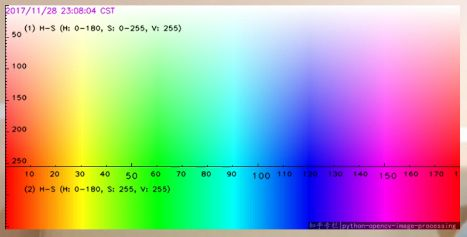
#> input picture models/omes/Detección-de-colores/Model02/screen.jpg, 467 x 237 px, given in place of the camera
$ python program05.py
#> lines starting #> are read from the running program, lines starting #| are printed output that depends on the picture; after the words box and inside, x2 and y2 are one past the last pixel; in counts of white or black regions, pixels touching at a corner belong together
import cv2
import numpy as np

cap=cv2.VideoCapture(1)

azulBajo = np.array([100,100,20],np.uint8)
azulAlto = np.array([125,255,255],np.uint8)
while True:

    ret,frame=cap.read()
#> frame is the input picture: shape (237, 467, 3); mean B, G, R 169.8, 172.2, 171.8

    if ret==True:
        frameHSV = cv2.cvtColor(frame,cv2.COLOR_BGR2HSV)
#> frameHSV: shape (237, 467, 3); mean H, S, V 84.5, 151.2, 243.4
        mask = cv2.inRange(frameHSV,azulBajo,azulAlto)
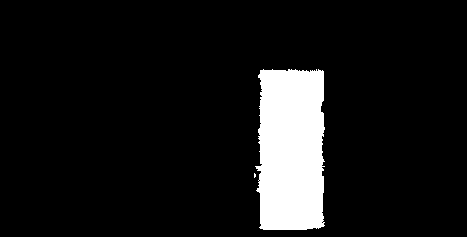
#> mask: shape (237, 467); 9.2% white; 2 white regions (1 under 20 px)
        contornos,_=cv2.findContours(mask,cv2.RETR_EXTERNAL,cv2.CHAIN_APPROX_SIMPLE)
#> contornos = 2 contours, 1 with area under 20; largest, box (x1, y1, x2, y2) and area: (255, 69, 325, 230) 9920
        #cv2.drawContours(frame,contornos,-1,(255,0,0),3)
        for c in contornos:
            area=cv2.contourArea(c)
            if area > 3000:
                M=cv2.moments(c)
                if (M["m00"]==0): M["m00"]=1
                x=int(M["m10"]/M["m00"])
                y=int(M['m01']/M['m00'])
                cv2.circle(frame,(x,y),7,(0,255,0),-1)
                font=cv2.FONT_HERSHEY_SIMPLEX
                cv2.putText(frame,'{},{}'.format(x,y),(x+10,y),font, 0.75,(0,255,0),1,cv2.LINE_AA)


                nuevoContorno=cv2.convexHull(c)
                cv2.drawContours(frame,[nuevoContorno],0,(255,0,0),3)
#> this loop made 2 passes
#> (area, x, y, font) on pass 2: (9919.5, 290, 149, 0)
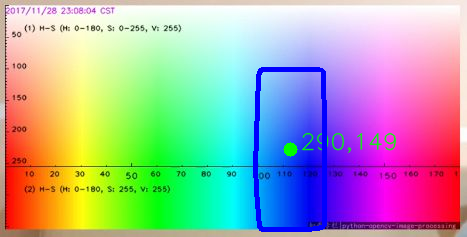
#> frame: shape (237, 467, 3); 2.69% of pixels changed, all inside (x1, y1, x2, y2) = (253, 67, 397, 232)

        #cv2.imshow('maskAzul',mask)
        cv2.imshow('frame',frame)
        if cv2.waitKey(1) & 0xFF == ord('s'):
#> (key Esc is pressed here)
            break
cap.release()
cv2.destroyAllWindows()

$ run again, on models/omes/Detección-de-colores/Model02/Captura de pantalla 2021-05-16 134020.png
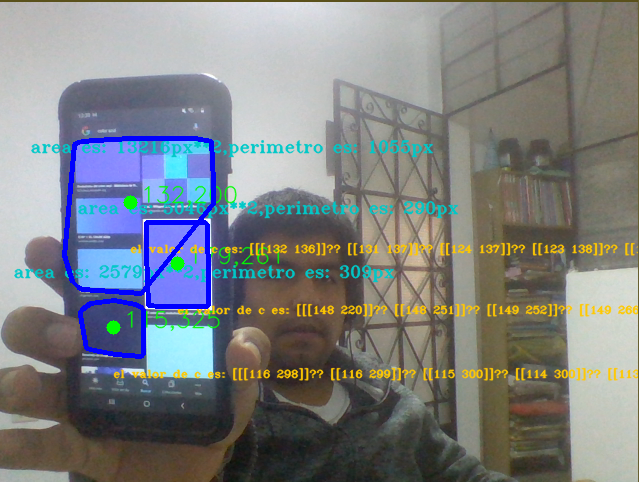
#> input picture models/omes/Detección-de-colores/Model02/Captura de pantalla 2021-05-16 134020.png, 639 x 482 px, given in place of the camera
#> frame is the input picture: shape (482, 639, 3); mean B, G, R 130, 128.7, 125.4
#> frameHSV: shape (482, 639, 3); mean H, S, V 62.3, 53.8, 144.8
#> `mask = cv2.inRange(frameHSV,azulBajo,azulAlto)`:
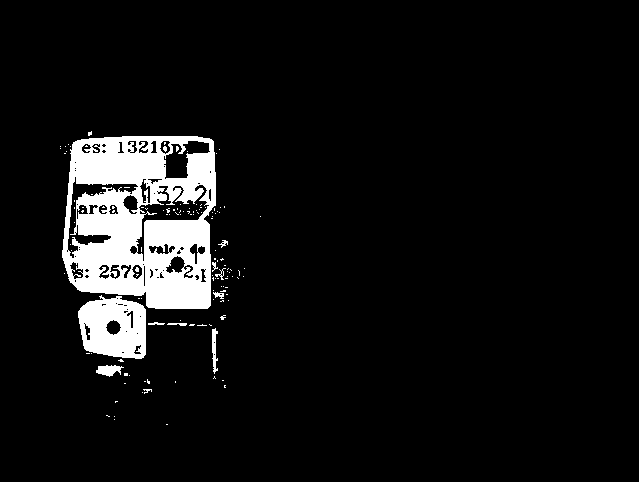
#> mask: shape (482, 639); 7.3% white; 132 white regions (121 under 20 px)
#> contornos = 86 contours, 79 with area under 20; largest, box (x1, y1, x2, y2) and area: (62, 136, 216, 309) 23356, (78, 295, 146, 359) 3456, (96, 365, 124, 377) 170, (212, 328, 218, 374) 120, (213, 292, 224, 299) 30, (167, 323, 187, 326) 22, (215, 268, 226, 280) 22
#> the loop `for c in contornos:` made 86 passes
#> (area, x, y, font) on passes 34, 85: (3456.5, 113, 327, 0), (23356.5, 141, 218, 0)
#> after the loop `for c in contornos:`:
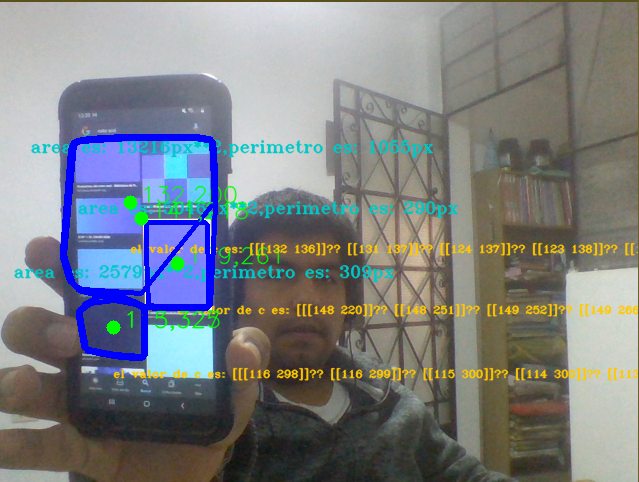
#> frame: shape (482, 639, 3); 1.06% of pixels changed, all inside (x1, y1, x2, y2) = (60, 134, 248, 361)
